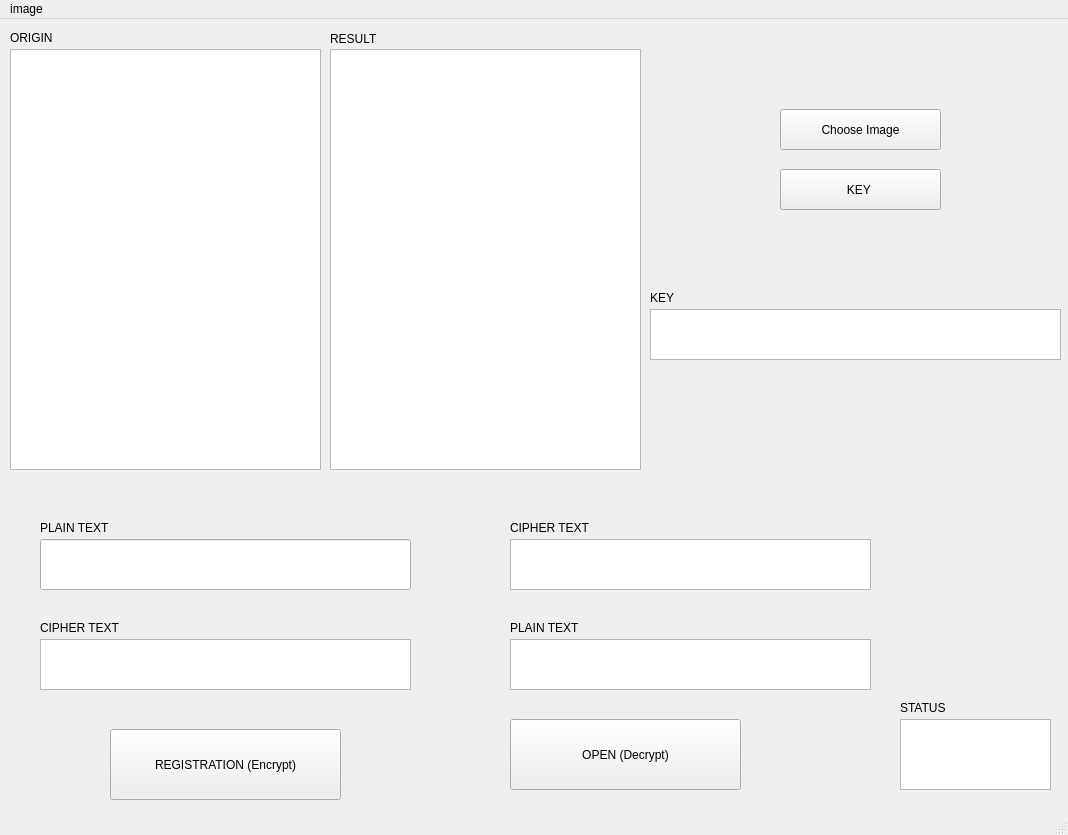
<?xml version="1.0" encoding="UTF-8"?>
<ui version="4.0">
 <class>MainWindow</class>
 <widget class="QMainWindow" name="MainWindow">
  <property name="geometry">
   <rect>
    <x>0</x>
    <y>0</y>
    <width>1068</width>
    <height>835</height>
   </rect>
  </property>
  <property name="windowTitle">
   <string>MainWindow</string>
  </property>
  <widget class="QWidget" name="centralwidget">
   <widget class="QPushButton" name="pushButton">
    <property name="geometry">
     <rect>
      <x>110</x>
      <y>710</y>
      <width>231</width>
      <height>71</height>
     </rect>
    </property>
    <property name="text">
     <string>REGISTRATION (Encrypt)</string>
    </property>
   </widget>
   <widget class="QPushButton" name="pushButton_2">
    <property name="geometry">
     <rect>
      <x>510</x>
      <y>700</y>
      <width>231</width>
      <height>71</height>
     </rect>
    </property>
    <property name="text">
     <string>OPEN (Decrypt)</string>
    </property>
   </widget>
   <widget class="QLabel" name="label">
    <property name="geometry">
     <rect>
      <x>40</x>
      <y>500</y>
      <width>101</width>
      <height>17</height>
     </rect>
    </property>
    <property name="text">
     <string>PLAIN TEXT</string>
    </property>
   </widget>
   <widget class="QLabel" name="label_2">
    <property name="geometry">
     <rect>
      <x>650</x>
      <y>270</y>
      <width>67</width>
      <height>17</height>
     </rect>
    </property>
    <property name="text">
     <string>KEY</string>
    </property>
   </widget>
   <widget class="QLabel" name="label_3">
    <property name="geometry">
     <rect>
      <x>40</x>
      <y>600</y>
      <width>121</width>
      <height>17</height>
     </rect>
    </property>
    <property name="text">
     <string>CIPHER TEXT</string>
    </property>
   </widget>
   <widget class="QLabel" name="label_5">
    <property name="geometry">
     <rect>
      <x>510</x>
      <y>600</y>
      <width>121</width>
      <height>17</height>
     </rect>
    </property>
    <property name="text">
     <string>PLAIN TEXT</string>
    </property>
   </widget>
   <widget class="QLabel" name="label_6">
    <property name="geometry">
     <rect>
      <x>510</x>
      <y>500</y>
      <width>101</width>
      <height>17</height>
     </rect>
    </property>
    <property name="text">
     <string>CIPHER TEXT</string>
    </property>
   </widget>
   <widget class="QGraphicsView" name="graphicsView_2">
    <property name="geometry">
     <rect>
      <x>10</x>
      <y>30</y>
      <width>311</width>
      <height>421</height>
     </rect>
    </property>
   </widget>
   <widget class="QLabel" name="label_7">
    <property name="geometry">
     <rect>
      <x>10</x>
      <y>10</y>
      <width>67</width>
      <height>17</height>
     </rect>
    </property>
    <property name="text">
     <string>ORIGIN</string>
    </property>
   </widget>
   <widget class="QLabel" name="label_8">
    <property name="geometry">
     <rect>
      <x>330</x>
      <y>10</y>
      <width>71</width>
      <height>20</height>
     </rect>
    </property>
    <property name="text">
     <string>RESULT</string>
    </property>
   </widget>
   <widget class="QGraphicsView" name="graphicsView_3">
    <property name="geometry">
     <rect>
      <x>330</x>
      <y>30</y>
      <width>311</width>
      <height>421</height>
     </rect>
    </property>
   </widget>
   <widget class="QTextBrowser" name="textBrowser">
    <property name="geometry">
     <rect>
      <x>40</x>
      <y>620</y>
      <width>371</width>
      <height>51</height>
     </rect>
    </property>
   </widget>
   <widget class="QTextBrowser" name="textBrowser_2">
    <property name="geometry">
     <rect>
      <x>510</x>
      <y>620</y>
      <width>361</width>
      <height>51</height>
     </rect>
    </property>
   </widget>
   <widget class="QTextBrowser" name="textBrowser_3">
    <property name="geometry">
     <rect>
      <x>650</x>
      <y>290</y>
      <width>411</width>
      <height>51</height>
     </rect>
    </property>
   </widget>
   <widget class="QLineEdit" name="lineEdit">
    <property name="geometry">
     <rect>
      <x>40</x>
      <y>520</y>
      <width>371</width>
      <height>51</height>
     </rect>
    </property>
   </widget>
   <widget class="QPushButton" name="pushButton_3">
    <property name="geometry">
     <rect>
      <x>780</x>
      <y>150</y>
      <width>161</width>
      <height>41</height>
     </rect>
    </property>
    <property name="text">
     <string>KEY </string>
    </property>
   </widget>
   <widget class="QPushButton" name="pushButton_4">
    <property name="geometry">
     <rect>
      <x>780</x>
      <y>90</y>
      <width>161</width>
      <height>41</height>
     </rect>
    </property>
    <property name="text">
     <string>Choose Image</string>
    </property>
   </widget>
   <widget class="QTextBrowser" name="textBrowser_4">
    <property name="geometry">
     <rect>
      <x>510</x>
      <y>520</y>
      <width>361</width>
      <height>51</height>
     </rect>
    </property>
   </widget>
   <widget class="QTextBrowser" name="textBrowser_5">
    <property name="geometry">
     <rect>
      <x>900</x>
      <y>700</y>
      <width>151</width>
      <height>71</height>
     </rect>
    </property>
   </widget>
   <widget class="QLabel" name="label_4">
    <property name="geometry">
     <rect>
      <x>900</x>
      <y>680</y>
      <width>67</width>
      <height>17</height>
     </rect>
    </property>
    <property name="text">
     <string>STATUS</string>
    </property>
   </widget>
  </widget>
  <widget class="QMenuBar" name="menubar">
   <property name="geometry">
    <rect>
     <x>0</x>
     <y>0</y>
     <width>1068</width>
     <height>22</height>
    </rect>
   </property>
   <widget class="QMenu" name="menumenu">
    <property name="title">
     <string>image</string>
    </property>
    <addaction name="separator"/>
    <addaction name="separator"/>
   </widget>
   <addaction name="menumenu"/>
  </widget>
  <widget class="QStatusBar" name="statusbar"/>
  <action name="actiongdf">
   <property name="text">
    <string>gdf</string>
   </property>
  </action>
 </widget>
 <resources/>
 <connections/>
</ui>
